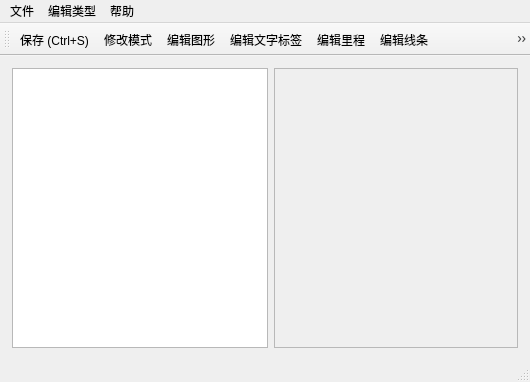
<?xml version="1.0" encoding="UTF-8"?>
<ui version="4.0">
 <class>MainWindow</class>
 <widget class="QMainWindow" name="MainWindow">
  <property name="geometry">
   <rect>
    <x>0</x>
    <y>0</y>
    <width>530</width>
    <height>382</height>
   </rect>
  </property>
  <property name="font">
   <font>
    <pointsize>9</pointsize>
   </font>
  </property>
  <property name="contextMenuPolicy">
   <enum>Qt::NoContextMenu</enum>
  </property>
  <property name="windowTitle">
   <string>MainWindow</string>
  </property>
  <property name="windowIcon">
   <iconset resource="resource.qrc">
    <normaloff>:/Resource/edit_Img.png</normaloff>:/Resource/edit_Img.png</iconset>
  </property>
  <widget class="QWidget" name="centralWidget">
   <property name="contextMenuPolicy">
    <enum>Qt::NoContextMenu</enum>
   </property>
   <layout class="QGridLayout" name="gridLayout_2" rowstretch="0" columnstretch="0">
    <property name="leftMargin">
     <number>1</number>
    </property>
    <property name="topMargin">
     <number>1</number>
    </property>
    <property name="rightMargin">
     <number>1</number>
    </property>
    <property name="bottomMargin">
     <number>1</number>
    </property>
    <property name="spacing">
     <number>1</number>
    </property>
    <item row="0" column="0">
     <widget class="QStackedWidget" name="stackedWidget">
      <property name="sizePolicy">
       <sizepolicy hsizetype="Expanding" vsizetype="Preferred">
        <horstretch>0</horstretch>
        <verstretch>0</verstretch>
       </sizepolicy>
      </property>
      <property name="contextMenuPolicy">
       <enum>Qt::NoContextMenu</enum>
      </property>
      <property name="currentIndex">
       <number>1</number>
      </property>
      <widget class="QWidget" name="page">
       <layout class="QGridLayout" name="gridLayout_4">
        <item row="0" column="0">
         <spacer name="verticalSpacer_2">
          <property name="orientation">
           <enum>Qt::Vertical</enum>
          </property>
          <property name="sizeHint" stdset="0">
           <size>
            <width>20</width>
            <height>57</height>
           </size>
          </property>
         </spacer>
        </item>
        <item row="1" column="0">
         <layout class="QGridLayout" name="gridLayout">
          <property name="bottomMargin">
           <number>30</number>
          </property>
          <item row="0" column="0">
           <widget class="QLabel" name="label">
            <property name="text">
             <string>背景图：</string>
            </property>
           </widget>
          </item>
          <item row="0" column="1" colspan="2">
           <spacer name="horizontalSpacer_2">
            <property name="orientation">
             <enum>Qt::Horizontal</enum>
            </property>
            <property name="sizeHint" stdset="0">
             <size>
              <width>398</width>
              <height>17</height>
             </size>
            </property>
           </spacer>
          </item>
          <item row="1" column="0" colspan="2">
           <widget class="QLineEdit" name="m_svgPath">
            <property name="sizePolicy">
             <sizepolicy hsizetype="Expanding" vsizetype="Fixed">
              <horstretch>1</horstretch>
              <verstretch>0</verstretch>
             </sizepolicy>
            </property>
            <property name="contextMenuPolicy">
             <enum>Qt::NoContextMenu</enum>
            </property>
            <property name="readOnly">
             <bool>true</bool>
            </property>
           </widget>
          </item>
          <item row="1" column="2">
           <widget class="QPushButton" name="m_selectBackFileBtn">
            <property name="sizePolicy">
             <sizepolicy hsizetype="Fixed" vsizetype="Fixed">
              <horstretch>0</horstretch>
              <verstretch>0</verstretch>
             </sizepolicy>
            </property>
            <property name="text">
             <string>选择背景</string>
            </property>
           </widget>
          </item>
          <item row="2" column="0">
           <widget class="QLabel" name="label_2">
            <property name="text">
             <string>顶图：</string>
            </property>
           </widget>
          </item>
          <item row="2" column="1" colspan="2">
           <spacer name="horizontalSpacer_5">
            <property name="orientation">
             <enum>Qt::Horizontal</enum>
            </property>
            <property name="sizeHint" stdset="0">
             <size>
              <width>398</width>
              <height>17</height>
             </size>
            </property>
           </spacer>
          </item>
          <item row="3" column="0" colspan="2">
           <widget class="QLineEdit" name="m_svgTopPath">
            <property name="sizePolicy">
             <sizepolicy hsizetype="Expanding" vsizetype="Fixed">
              <horstretch>1</horstretch>
              <verstretch>0</verstretch>
             </sizepolicy>
            </property>
            <property name="contextMenuPolicy">
             <enum>Qt::NoContextMenu</enum>
            </property>
            <property name="readOnly">
             <bool>true</bool>
            </property>
           </widget>
          </item>
          <item row="3" column="2">
           <widget class="QPushButton" name="m_selectTopBtn">
            <property name="sizePolicy">
             <sizepolicy hsizetype="Fixed" vsizetype="Fixed">
              <horstretch>0</horstretch>
              <verstretch>0</verstretch>
             </sizepolicy>
            </property>
            <property name="text">
             <string>选择顶图</string>
            </property>
           </widget>
          </item>
          <item row="4" column="0" colspan="3">
           <layout class="QHBoxLayout" name="horizontalLayout">
            <item>
             <spacer name="horizontalSpacer">
              <property name="orientation">
               <enum>Qt::Horizontal</enum>
              </property>
              <property name="sizeHint" stdset="0">
               <size>
                <width>40</width>
                <height>20</height>
               </size>
              </property>
             </spacer>
            </item>
            <item>
             <widget class="QPushButton" name="m_loadFileBtn">
              <property name="sizePolicy">
               <sizepolicy hsizetype="Expanding" vsizetype="Fixed">
                <horstretch>0</horstretch>
                <verstretch>0</verstretch>
               </sizepolicy>
              </property>
              <property name="text">
               <string>加载</string>
              </property>
             </widget>
            </item>
            <item>
             <spacer name="horizontalSpacer_3">
              <property name="orientation">
               <enum>Qt::Horizontal</enum>
              </property>
              <property name="sizeHint" stdset="0">
               <size>
                <width>40</width>
                <height>20</height>
               </size>
              </property>
             </spacer>
            </item>
           </layout>
          </item>
         </layout>
        </item>
        <item row="2" column="0">
         <spacer name="verticalSpacer">
          <property name="orientation">
           <enum>Qt::Vertical</enum>
          </property>
          <property name="sizeHint" stdset="0">
           <size>
            <width>20</width>
            <height>55</height>
           </size>
          </property>
         </spacer>
        </item>
       </layout>
      </widget>
      <widget class="QWidget" name="page_2">
       <layout class="QGridLayout" name="gridLayout_3">
        <item row="0" column="1">
         <widget class="QScrollArea" name="m_svgEdit">
          <property name="sizePolicy">
           <sizepolicy hsizetype="Preferred" vsizetype="Preferred">
            <horstretch>0</horstretch>
            <verstretch>0</verstretch>
           </sizepolicy>
          </property>
          <property name="widgetResizable">
           <bool>true</bool>
          </property>
          <widget class="QWidget" name="scrollAreaWidgetContents">
           <property name="geometry">
            <rect>
             <x>0</x>
             <y>0</y>
             <width>246</width>
             <height>281</height>
            </rect>
           </property>
          </widget>
         </widget>
        </item>
        <item row="0" column="0">
         <widget class="QListWidget" name="m_imgFileList">
          <property name="sizePolicy">
           <sizepolicy hsizetype="Preferred" vsizetype="Expanding">
            <horstretch>0</horstretch>
            <verstretch>0</verstretch>
           </sizepolicy>
          </property>
          <property name="maximumSize">
           <size>
            <width>16777215</width>
            <height>16777215</height>
           </size>
          </property>
         </widget>
        </item>
       </layout>
      </widget>
     </widget>
    </item>
   </layout>
  </widget>
  <widget class="QMenuBar" name="menuBar">
   <property name="geometry">
    <rect>
     <x>0</x>
     <y>0</y>
     <width>530</width>
     <height>23</height>
    </rect>
   </property>
   <property name="contextMenuPolicy">
    <enum>Qt::NoContextMenu</enum>
   </property>
   <widget class="QMenu" name="menu">
    <property name="title">
     <string>文件</string>
    </property>
    <addaction name="m_openNewBack"/>
    <addaction name="m_openNewTop"/>
    <addaction name="m_save"/>
    <addaction name="m_openFolder"/>
   </widget>
   <widget class="QMenu" name="menu_2">
    <property name="title">
     <string>帮助</string>
    </property>
    <addaction name="m_help"/>
   </widget>
   <widget class="QMenu" name="menu_3">
    <property name="title">
     <string>编辑类型</string>
    </property>
    <addaction name="m_forbidEdit"/>
    <addaction name="m_editPolygon"/>
    <addaction name="m_editText"/>
    <addaction name="m_editMile"/>
   </widget>
   <addaction name="menu"/>
   <addaction name="menu_3"/>
   <addaction name="menu_2"/>
  </widget>
  <widget class="QToolBar" name="mainToolBar">
   <property name="enabled">
    <bool>true</bool>
   </property>
   <property name="contextMenuPolicy">
    <enum>Qt::NoContextMenu</enum>
   </property>
   <attribute name="toolBarArea">
    <enum>TopToolBarArea</enum>
   </attribute>
   <attribute name="toolBarBreak">
    <bool>false</bool>
   </attribute>
   <addaction name="m_save"/>
   <addaction name="m_forbidEdit"/>
   <addaction name="m_editPolygon"/>
   <addaction name="m_editText"/>
   <addaction name="m_editMile"/>
   <addaction name="m_editLine"/>
   <addaction name="m_saveTopImg"/>
   <addaction name="separator"/>
   <addaction name="m_handlerImag"/>
  </widget>
  <widget class="QStatusBar" name="statusBar">
   <property name="contextMenuPolicy">
    <enum>Qt::NoContextMenu</enum>
   </property>
  </widget>
  <action name="m_refresh">
   <property name="icon">
    <iconset resource="resource.qrc">
     <normaloff>:/Resource/refresh.png</normaloff>:/Resource/refresh.png</iconset>
   </property>
   <property name="text">
    <string>刷新((F5)</string>
   </property>
  </action>
  <action name="m_save">
   <property name="icon">
    <iconset resource="resource.qrc">
     <normaloff>:/Resource/save.png</normaloff>:/Resource/save.png</iconset>
   </property>
   <property name="text">
    <string>保存 (Ctrl+S)</string>
   </property>
  </action>
  <action name="m_openNewBack">
   <property name="icon">
    <iconset resource="resource.qrc">
     <normaloff>:/Resource/openBack.png</normaloff>:/Resource/openBack.png</iconset>
   </property>
   <property name="text">
    <string>打开新背景图</string>
   </property>
  </action>
  <action name="m_openNewTop">
   <property name="icon">
    <iconset resource="resource.qrc">
     <normaloff>:/Resource/openTop.png</normaloff>:/Resource/openTop.png</iconset>
   </property>
   <property name="text">
    <string>打开新顶图</string>
   </property>
  </action>
  <action name="m_help">
   <property name="icon">
    <iconset resource="resource.qrc">
     <normaloff>:/Resource/help.png</normaloff>:/Resource/help.png</iconset>
   </property>
   <property name="text">
    <string>使用说明</string>
   </property>
  </action>
  <action name="m_editPolygon">
   <property name="icon">
    <iconset resource="resource.qrc">
     <normaloff>:/Resource/editPngState.png</normaloff>:/Resource/editPngState.png</iconset>
   </property>
   <property name="text">
    <string>编辑图形</string>
   </property>
  </action>
  <action name="m_editText">
   <property name="icon">
    <iconset resource="resource.qrc">
     <normaloff>:/Resource/editTextState.png</normaloff>:/Resource/editTextState.png</iconset>
   </property>
   <property name="text">
    <string>编辑文字标签</string>
   </property>
  </action>
  <action name="m_editMile">
   <property name="icon">
    <iconset resource="resource.qrc">
     <normaloff>:/Resource/flag.png</normaloff>:/Resource/flag.png</iconset>
   </property>
   <property name="text">
    <string>编辑里程</string>
   </property>
  </action>
  <action name="m_forbidEdit">
   <property name="icon">
    <iconset resource="resource.qrc">
     <normaloff>:/Resource/forbidEdit.png</normaloff>:/Resource/forbidEdit.png</iconset>
   </property>
   <property name="text">
    <string>修改模式</string>
   </property>
   <property name="toolTip">
    <string>修改模式</string>
   </property>
  </action>
  <action name="m_editLine">
   <property name="icon">
    <iconset resource="resource.qrc">
     <normaloff>:/Resource/line.png</normaloff>:/Resource/line.png</iconset>
   </property>
   <property name="text">
    <string>编辑线条</string>
   </property>
  </action>
  <action name="m_saveTopImg">
   <property name="icon">
    <iconset resource="resource.qrc">
     <normaloff>:/Resource/cut.png</normaloff>:/Resource/cut.png</iconset>
   </property>
   <property name="text">
    <string>保存前景图片</string>
   </property>
  </action>
  <action name="m_openFolder">
   <property name="icon">
    <iconset resource="resource.qrc">
     <normaloff>:/Resource/open_dir.png</normaloff>:/Resource/open_dir.png</iconset>
   </property>
   <property name="text">
    <string>打开目录</string>
   </property>
   <property name="toolTip">
    <string>打开目录</string>
   </property>
  </action>
  <action name="m_handlerImag">
   <property name="icon">
    <iconset resource="resource.qrc">
     <normaloff>:/Resource/processs.png</normaloff>:/Resource/processs.png</iconset>
   </property>
   <property name="text">
    <string>解析图片轮廓</string>
   </property>
   <property name="toolTip">
    <string>解析图片轮廓</string>
   </property>
  </action>
 </widget>
 <layoutdefault spacing="6" margin="11"/>
 <resources>
  <include location="resource.qrc"/>
 </resources>
 <connections/>
</ui>
